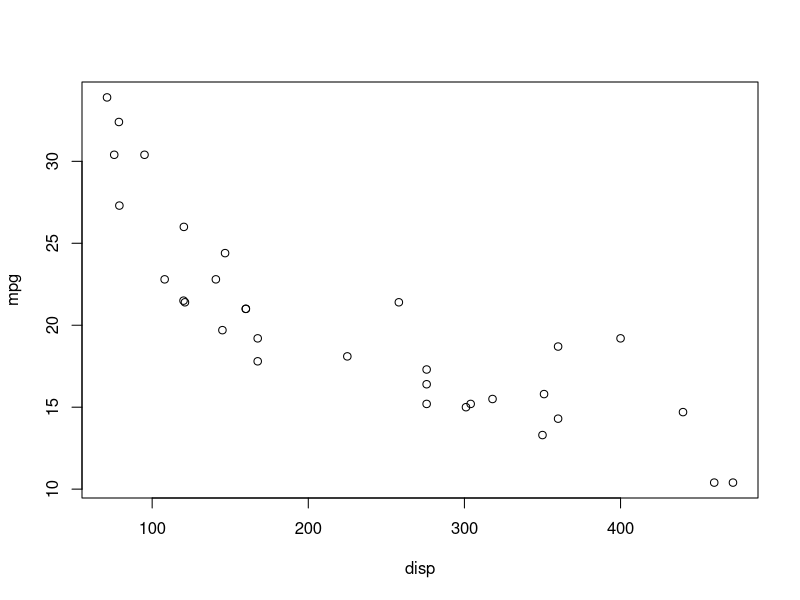
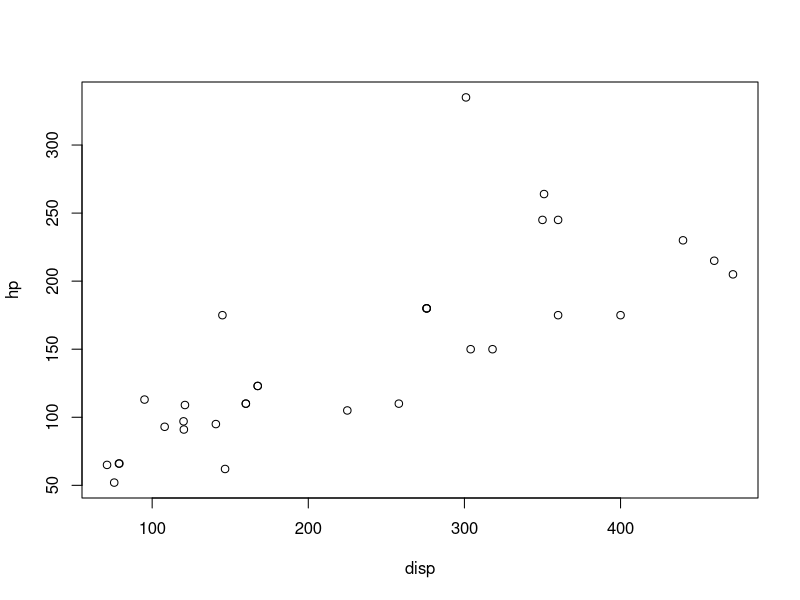
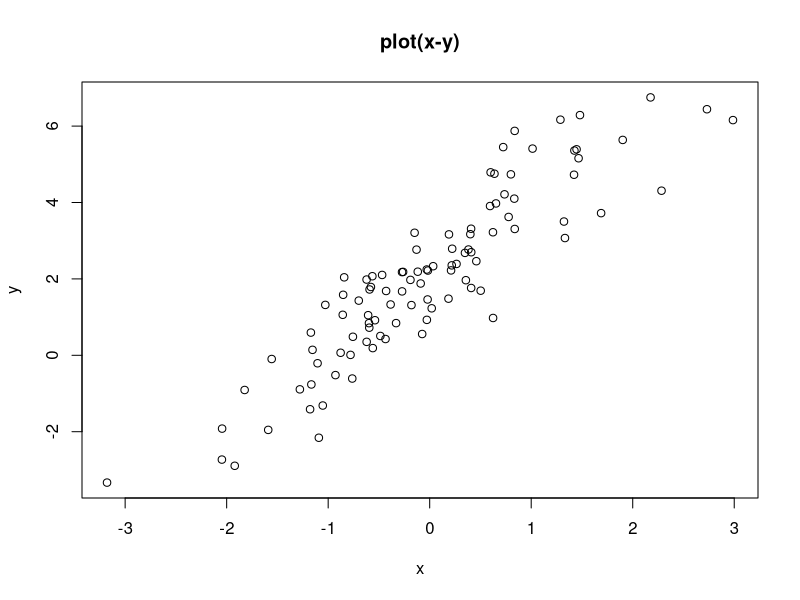
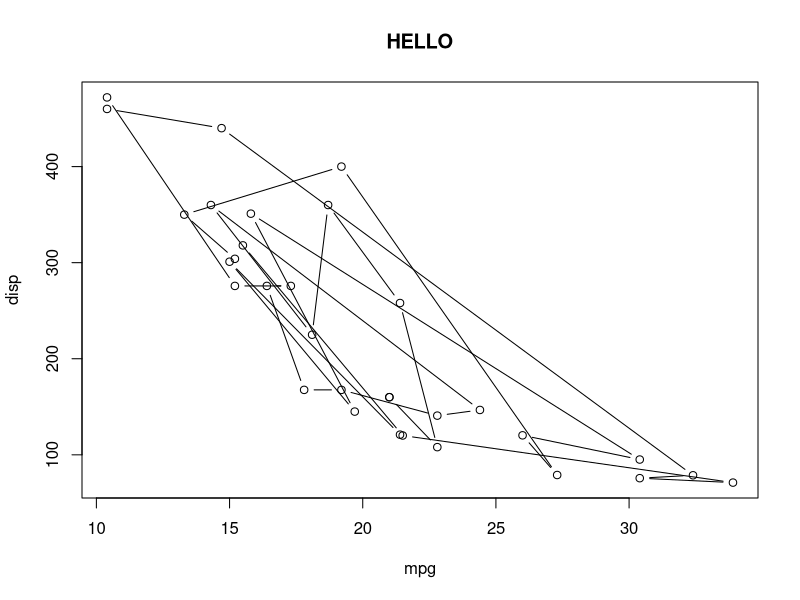
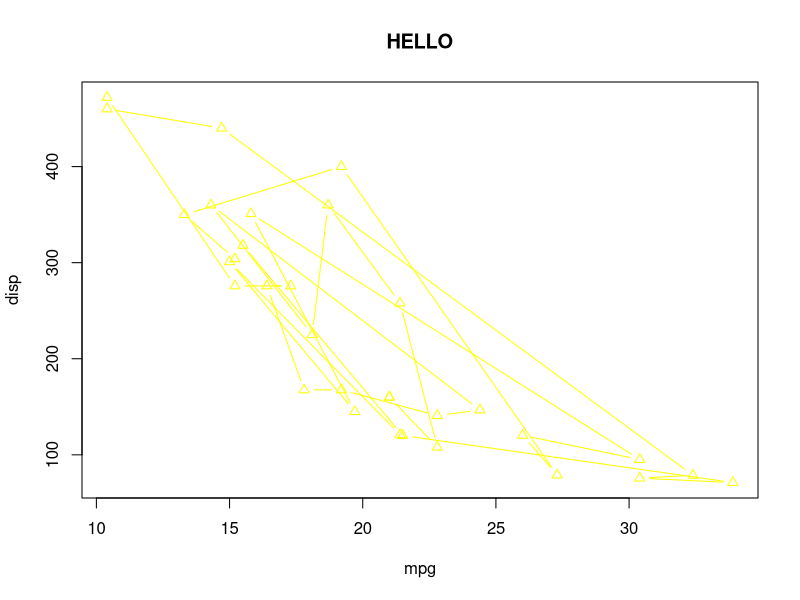

These charts were generated, in order, by the following R code: (Note: this script raises an error after producing the figures.)

# attach를 쓰면 mtcars$mpg 안해도됨
attach(mtcars)
tail(mtcars,n=2)
mpg
plot(mpg~disp)
plot(hp~disp)
x=rnorm(100)
y=2+2*x+rnorm(100)
plot(x,y,main="plot(x-y)")
names(mtcars)
cyl
str(mtcars)
?plot
plot(mpg,disp,type='b', main="HELLO")
plot(mpg,disp,type='b',pch=2,lty=1,col="yellow", main="HELLO")
clors()
colors()
plot(x,y,type="b",xlab="xx",ylab='yy',main="hellow")
plot(~mpg+disp+drat,main="simple S")
abline(a=1,b=2,col="red")
abline(v=1,col="green")
abline(h=1)
?rpois
plot(x=1,y=1,type='n',xlim=c(0,10),ylim=c(0,5),xlab='time',ylab='#ofvisit')
x=0:10
set.seed(2)
y=rpois(length(x),lambda=1)
points(x,y,col='blue',type='s')
points(x,y,col='red',type='l')
?type

plot(0,0,type='n',xlim=c(-2,2),ylim=c(-2,2))
x=c(-2,1,0,1,0)
y=c(0,-1,2,-2,1)
lines(x,y)

plot(0,0,type='n',xlim=c(-2,2),ylim=c(-2,2))
x=c(-2,1,NA,1,0)
y=c(0,-1,NA,-2,1)
lines(x,y)

plot(0,0,type='n',xlim=c(1,5),ylim=c(0,2))
x=seq(1,5,by=1)
abline(v=x,lty=1:length(x))
